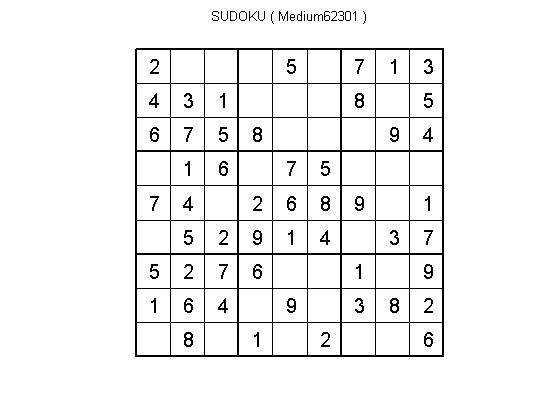
#> input picture data/s_2.jpg, 560 x 420 px
$ python edge.py
#> lines starting #> are read from the running program, lines starting #| are printed output that depends on the picture; after the words box and inside, x2 and y2 are one past the last pixel; in counts of white or black regions, pixels touching at a corner belong together
import cv2
import numpy as np
import matplotlib.pyplot as plt

#######Reading Image####
image = cv2.imread("data/s_2.jpg")
#> image is the input picture: shape (420, 560, 3); min 0, max 255, mean 241.8
#cv2.namedWindow("output", cv2.WINDOW_NORMAL)
#imgr = cv2.resize(image, (960, 540))

####Converting image to binary form####
gray = cv2.cvtColor(image, cv2.COLOR_BGR2GRAY)
blur = cv2.GaussianBlur(gray, (5,5), 0)
thresh = cv2.adaptiveThreshold(blur, 255, 1, 1, 11, 2)
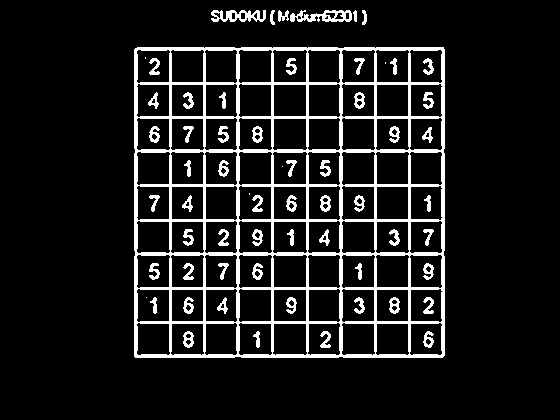
#> thresh: shape (420, 560); 10.6% white; 63 white regions (5 under 20 px)
#thresh = cv2.adaptiveThreshold(blur,255,0,1,19,2)

####Extrating the sudoku puzzle from image####
contours,hier = cv2.findContours(thresh,cv2.RETR_TREE,cv2.CHAIN_APPROX_SIMPLE)
#> contours = 179 contours, 13 with area under 20; largest, box (x1, y1, x2, y2) and area: (134, 47, 445, 358) 96049, (273, 186, 307, 220) 1087, (238, 185, 272, 221) 1065, (272, 151, 308, 185) 1065, (272, 254, 308, 288) 1064

max_area = 0
c = 0

for i in contours:
    area = cv2.contourArea(i)
    if area > 1000:
        if area > max_area:
            max_area = area
            best_cnt = i
            image = cv2.drawContours(image, contours, c, (0, 255, 0))
    c += 1
#> this loop made 179 passes
#> (area, max_area) on pass 1: (96049, 96049)
#> area on passes 2 to 7: 999, 1029, 998, 126, 23, 22
#> pass 1, `image = cv2.drawContours(image, contours, c, (0, 255, 0))`:
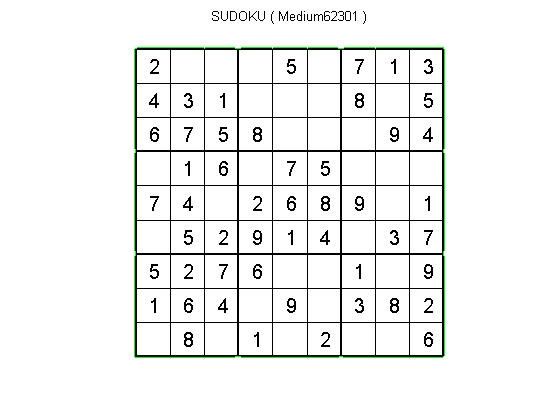
#> image: shape (420, 560, 3); 0.52% of pixels changed, all inside (x1, y1, x2, y2) = (134, 47, 445, 358)
#> after the loop, best_cnt = contour of 55 points, box (x1, y1, x2, y2) (134, 47, 445, 358), area 96049; c = 179; max_area = 96049


mask = np.zeros((gray.shape), np.uint8)
cv2.drawContours(mask, [best_cnt], 0, 255, -1)
#> mask: shape (420, 560); 41.1% white; 1 white region, box (x1, y1, x2, y2) and area: (134, 47, 445, 358) 96667
cv2.drawContours(mask, [best_cnt], 0, 0, 2)
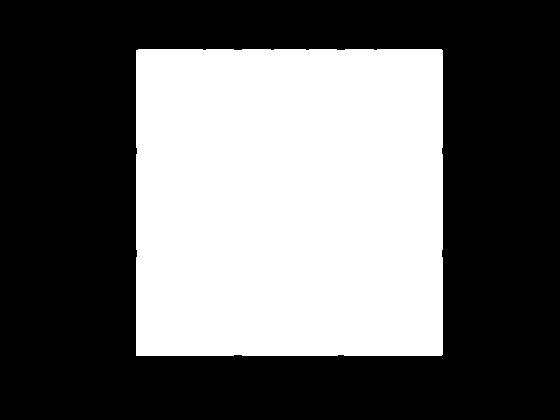
#> mask: shape (420, 560); 40% white; 1 white region, box (x1, y1, x2, y2) and area: (136, 49, 443, 356) 94177

out = np.zeros_like(gray)

out[mask == 255] = gray[mask == 255]

blur = cv2.GaussianBlur(out, (5,5), 0)
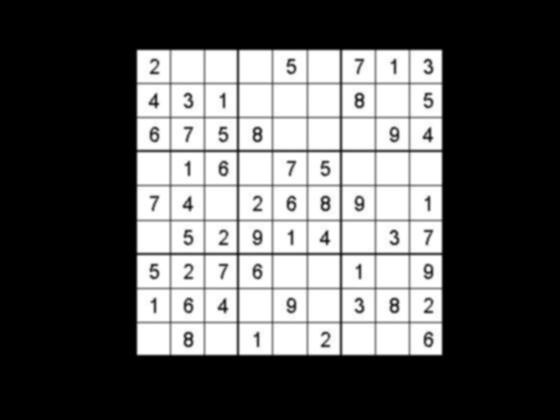
#> blur: shape (420, 560); min 0, max 255, mean 90.8
thresh = cv2.adaptiveThreshold(blur, 255, 1, 1, 11, 2)
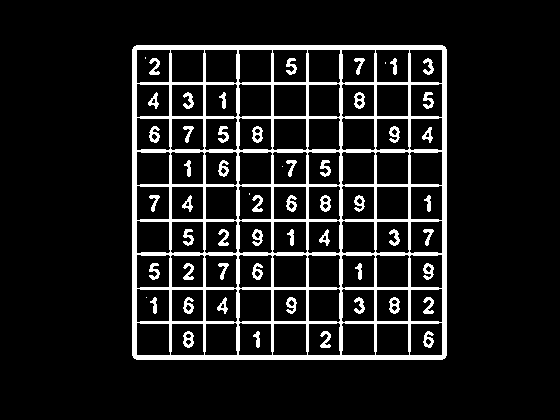
#> thresh: shape (420, 560); 10.8% white; 57 white regions (5 under 20 px)
contours,hier = cv2.findContours(thresh,cv2.RETR_TREE,cv2.CHAIN_APPROX_SIMPLE)
#> contours = 164 contours, 10 with area under 20; largest, box (x1, y1, x2, y2) and area: (132, 45, 447, 360) 98570, (136, 185, 170, 221) 1094, (272, 49, 308, 83) 1094, (136, 49, 171, 84) 1094, (273, 186, 307, 220) 1087

contours, _ = cv2.findContours(thresh, cv2.RETR_TREE, cv2.CHAIN_APPROX_SIMPLE)

c = 0
for i in contours:
        area = cv2.contourArea(i)
        if area > 1000/2:
            cv2.drawContours(image, contours, c, (255, 255, 255), 3) # make colour (0,0,0) i.e. black to see the conotours
        c+=1
#> this loop made 164 passes
#> area on passes 1 to 3: 98570, 1029, 1061
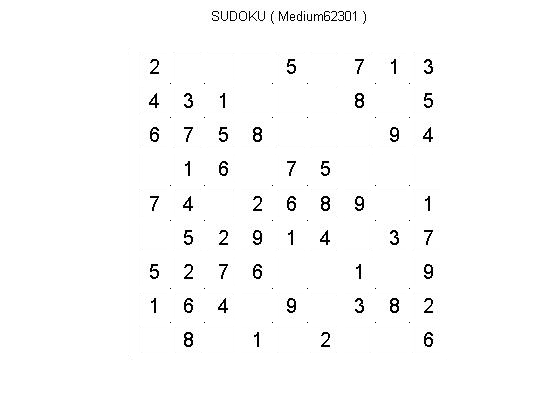
#> image: shape (420, 560, 3); 8.63% of pixels changed, all inside (x1, y1, x2, y2) = (130, 47, 448, 360)
#> after the loop, c = 164

# [7 lines of commented-out code are left out]
gray = cv2.cvtColor(image, cv2.COLOR_BGR2GRAY)
x,y,w,h = cv2.boundingRect(best_cnt)
#> x = 134; y = 47; w = 311; h = 311
#final_image = gray[y4:y2, x1:x4]
final_image  = gray[y:y+h, x:x+w]
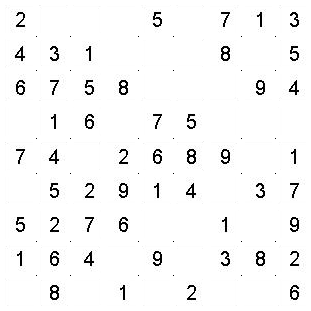
#> final_image: shape (311, 311); min 0, max 255, mean 246.5
print(final_image.shape)
#| (311, 311)

cv2.imwrite("preprocessed_imgs/s_1_processed.jpg", final_image)

#cell = final_image[311//9:2*311//9 , 311//9:2*311//9]


cv2.imshow('output', final_image)

cv2.waitKey(0)
cv2.destroyAllWindows()

$ run again, with data/sudoku_1.png saved as data/s_2.jpg
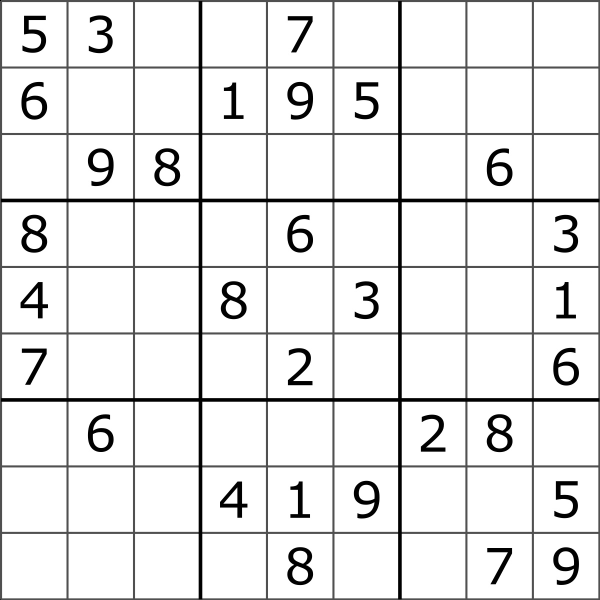
#> input picture data/sudoku_1.png, 1200 x 1200 px (shown at 1/2 size)
#> image is the input picture: shape (1200, 1200, 3); min 0, max 255, mean 231.9
#> `thresh = cv2.adaptiveThreshold(blur, 255, 1, 1, 11, 2)`:
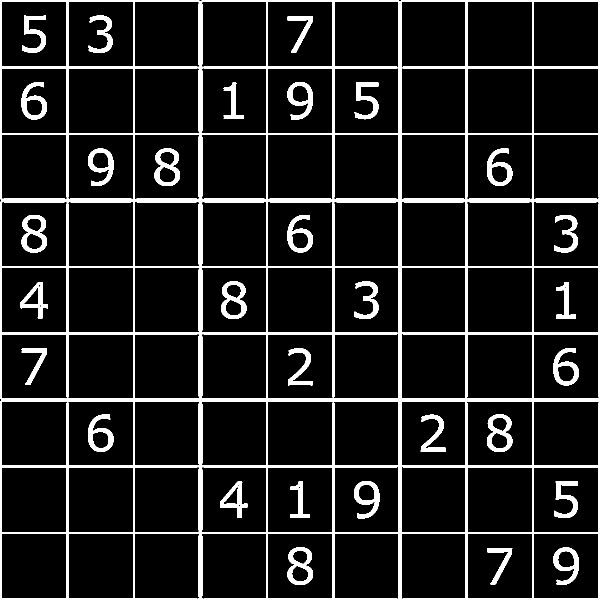
#> thresh: shape (1200, 1200) (shown at 1/2 size); 10.5% white; 31 white regions
#> `contours,hier = cv2.findContours(thresh,cv2.RETR_TREE,cv2.CHAIN_APPROX..`: contours = 141 contours, 8 with area under 20; largest, box (x1, y1, x2, y2) and area: (0, 0, 1200, 1200) 1437528, (1067, 1067, 1198, 1198) 16898, (934, 1067, 1065, 1198) 16898, (535, 1067, 666, 1198) 16898, (136, 1067, 267, 1198) 16898
#> the loop `for i in contours:` made 141 passes
#> (area, max_area) on pass 1: (1437527.5, 1437527.5)
#> after the loop `for i in contours:`: best_cnt = contour of 65 points, box (x1, y1, x2, y2) (0, 0, 1200, 1200), area 1437528; c = 141; max_area = 1437527.5
#> `contours,hier = cv2.findContours(thresh,cv2.RETR_TREE,cv2.CHAIN_APPROX..`: contours = 141 contours, 8 with area under 20; largest, box (x1, y1, x2, y2) and area: (0, 0, 1200, 1200) 1437600, (1066, 1, 1199, 135) 16916, (2, 1066, 135, 1199) 16915, (2, 2, 134, 134) 16915, (933, 2, 1065, 134) 16910
#> the loop `for i in contours:` made 141 passes
#> area on passes 1 to 8: 1437600.5, 16900.5, 956.5, 16902, 2993, 792.5, 601.5, 16903
#> after the loop `for i in contours:`:
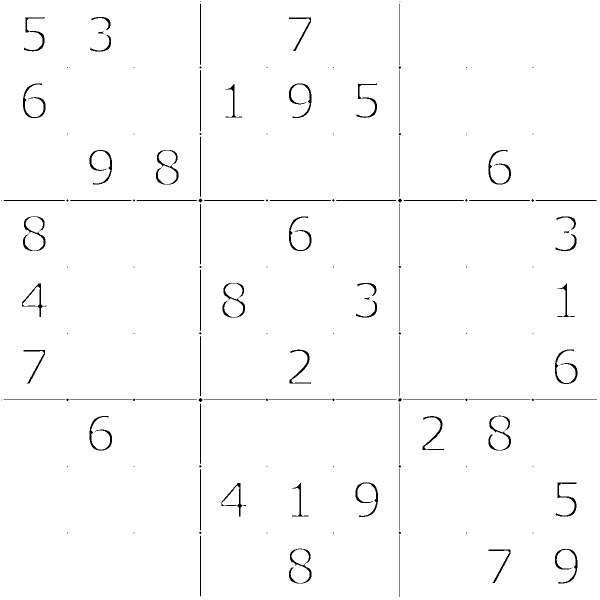
#> image: shape (1200, 1200, 3) (shown at 1/2 size); min 0, max 255, mean 251
#> after the loop `for i in contours:`: c = 141
#> x = 0; w = 1200
#| (1200, 1200)
